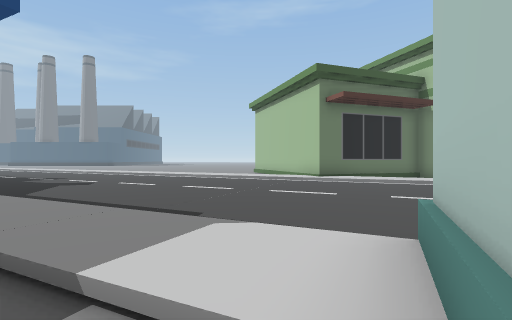
[1] (above)

24 first-person views from a walk through a Unity game level. The camera is 1.5 m above the floor, looks level and sees 85° across. The floor is counted in squares, 2 m on a side. Each view is taken from the middle of a square. On the plan, view 1 faces up. The plan holds only what a view shows up to about 10 squares ahead; the rest is blank. The place goes on beyond the plan. Some animated figures are not drawn.

[2]
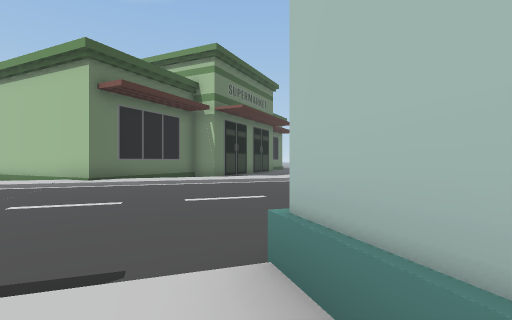

[3]
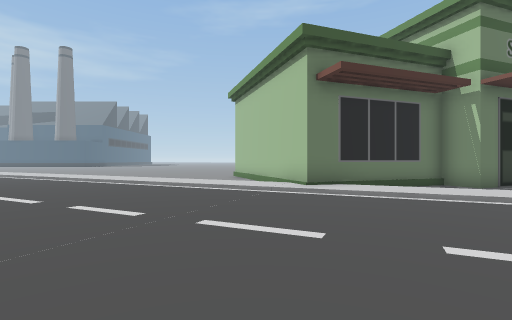

[4]
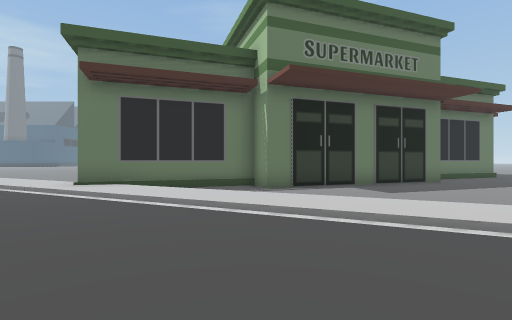

[5]
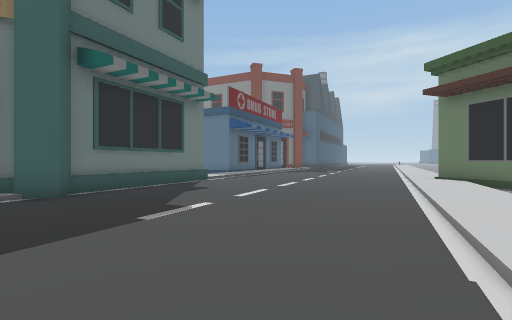

[6]
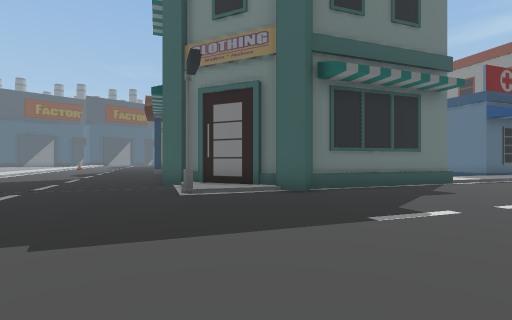

[7]
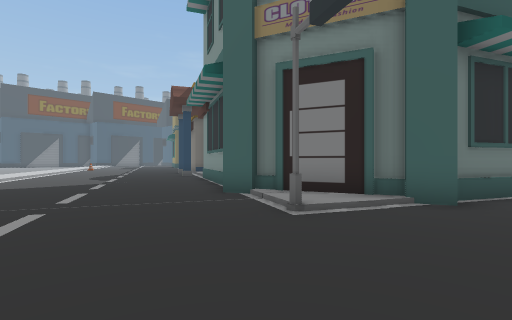

[8]
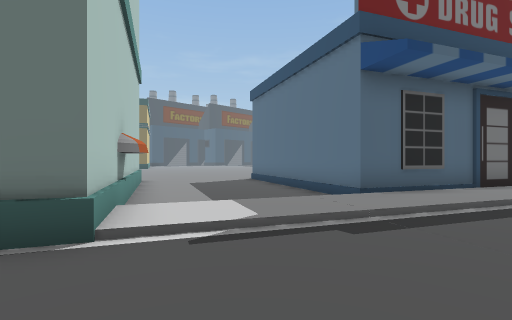

[9]
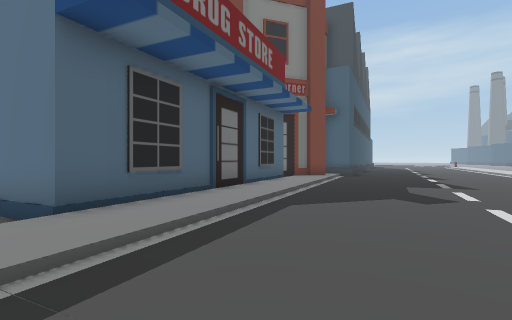

[10]
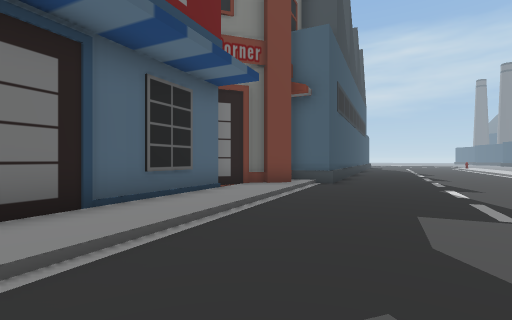

[11]
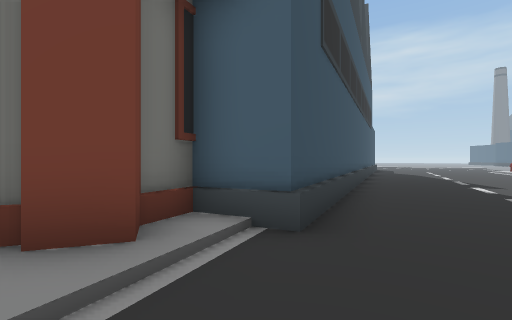

[12]
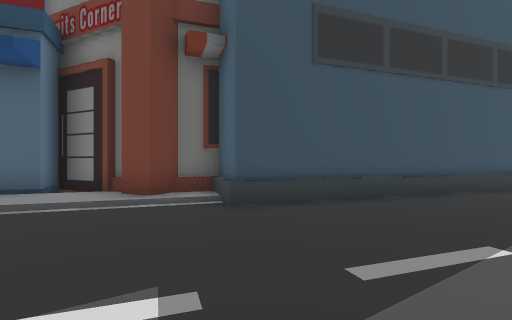

[13]
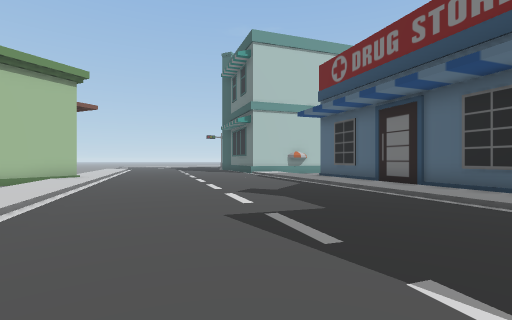

[14]
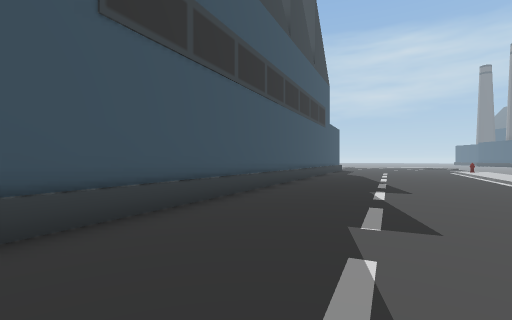

[15]
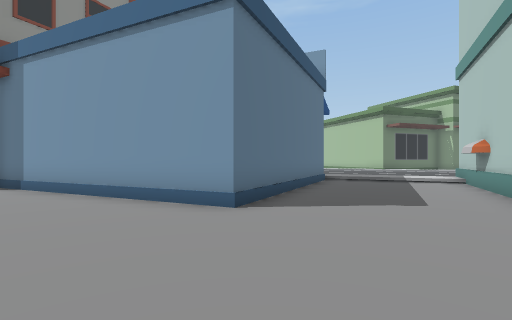

[16]
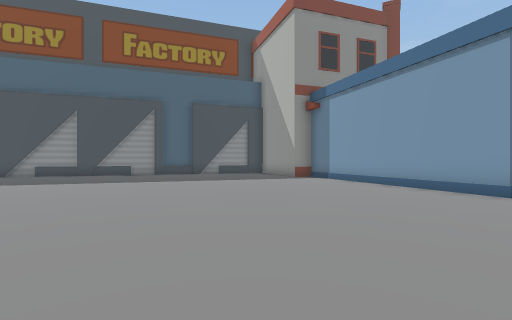

[17]
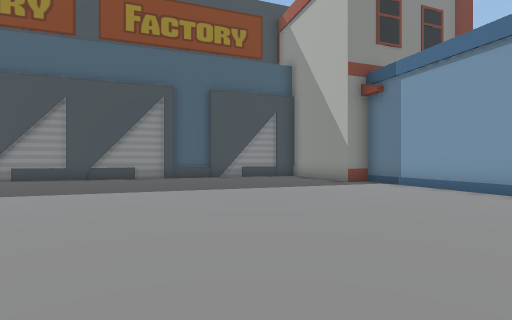

[18]
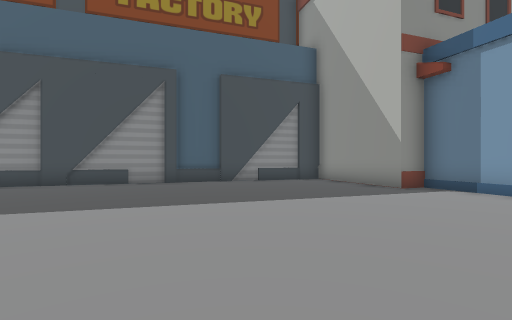

[19]
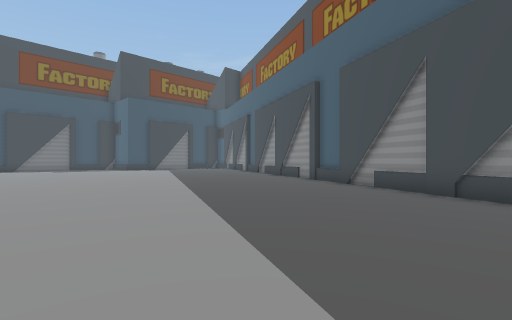

[20]
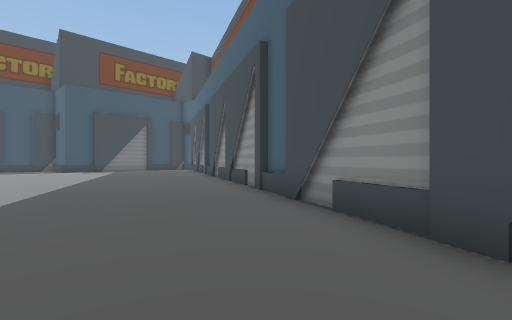

[21]
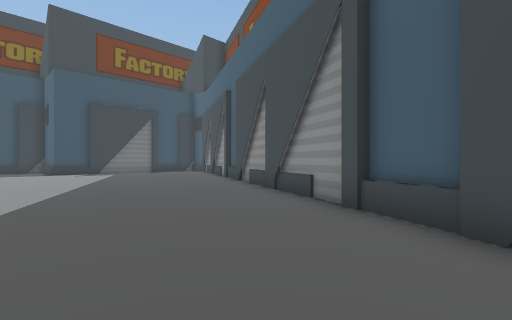

[22]
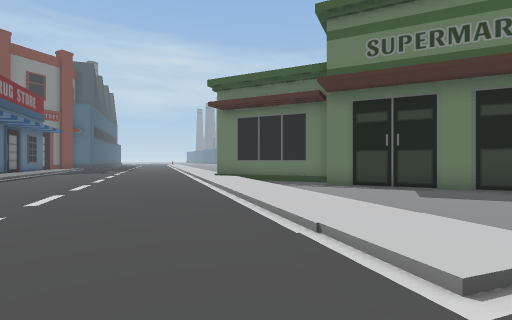

[23]
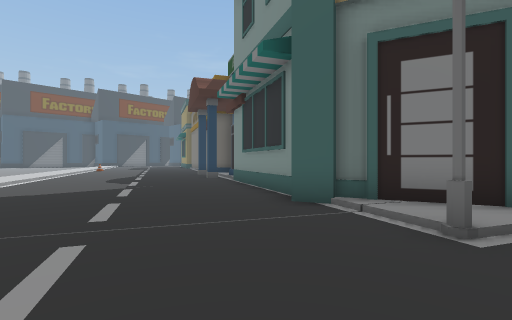

[24]
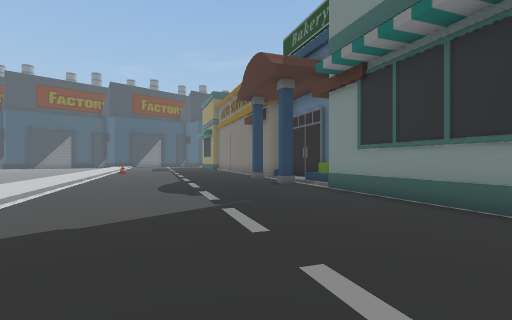

### Floor plan
Key: @ floor where view 1 was taken; # wall or solid block; x gap in a wall; . main floor; : floor 0.25 m higher than the main floor; / step, stairs or slope; ^ raised ledge; C chair.
Columns run from 24 left of view 1 to 12 right of it. Each row starts with its distance up from view 1.
 13    ^x.............//::/. /#        ##
 12     ^##.............//::/.# ########.
 11       ^##............../::###/..#....
 10         ^#^............../:://.......
  9           ^#.............../:://.....
  8           ##:/.............../:://...
  7             #::/.............../:://.
  6             ##/::/...............//:/
  5             ^###/::/...............//
  4                ###/::/...............
  3                  ###/:://............
  2                    ##./::#...........
  1                    ##.../####........
  0         ## ##      #....@#  ^##......
 -1        ...^.###   ##....C     #:/....
 -2      #........#####.....#      #:#...
 -3      #...........##....#       #/....
 -4     #..................#       ^/....
 -5    ##.................#        #.....
 -6    #.................         #......
 -7    #................          #......
 -8   #................          #.......
 -9   #................        ###.......
-10  ##................        #/........
-11  #.................        #/#....../
-12 ##.........                  .......:
-13 #..........                   ...../:
-14 #..........                    ....:/
-15 ...........                     ../:
-16 ..........                       .:/
-17 ...... ...
-18 ......  ..
-19 ......
-20  .....
-21   ...
-22    ..

Positions as (right, up) in squares from view 1, and headings:
1: (0, 0), facing up
2: (0, 1), facing up-right
3: (1, 3), facing up
4: (7, 3), facing up
5: (12, 4), facing left
6: (12, 4), facing down-left
7: (12, 1), facing down-left
8: (2, 5), facing down-left
9: (0, 5), facing left
10: (-4, 7), facing left
11: (-10, 9), facing left
12: (-10, 13), facing down-left
13: (-10, 13), facing down-right
14: (-11, 12), facing left
15: (-6, -8), facing up
16: (-6, -11), facing up-left
17: (-9, -10), facing up-left
18: (-11, -9), facing up-left
19: (-14, -6), facing down-left
20: (-18, -7), facing down-left
21: (-19, -10), facing down-left
22: (12, 3), facing up-left
23: (12, -1), facing down-left
24: (12, -5), facing down-left
